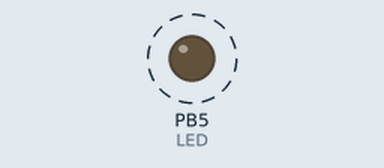
Recording of a program running on a simulated ATmega328P, built with avr-gcc and emulated at 16 MHz. Shown: output pins drawn as LEDs (lit = HIGH). Dashed ring = blinking.

Above: at 0.5 s.
Timing chart, 0 to 4.6 s (numbered marks = the images above):
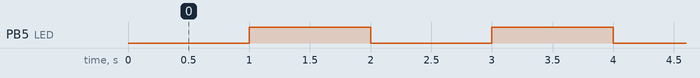

Measured:
- by itself, PB5 (LED): alternates HIGH for 1.0 s and LOW for 1.0 s

The program:

main.c
```c
#include <avr/io.h>
#include <avr/interrupt.h>

ISR(TIMER1_COMPA_vect) {
    PORTB ^= (1 << PORTB5);   // toggle LED (D13)
}

int main(void) {
    DDRB |= (1 << DDB5);      // D13 = output

    TCCR1B |= (1 << WGM12);               // CTC mode (mode 4: top = OCR1A)
    TCCR1B |= (1 << CS12) | (1 << CS10);  // prescaler = 1024

    // (16-bit)
    OCR1A = 15624;                        // compare value for 1 Hz
    TIMSK1 |= (1 << OCIE1A);              // enable Timer1 compare-match A interrupt

    sei();

    while (1) {
        // CPU free
    }
}
```
